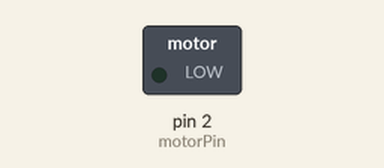
A sketch run on a simulated Arduino Uno, built with avr-gcc and run on an emulated ATmega328P. Parts: switched loads named in the sketch (green lamp = pin HIGH).

Above: at 1.0 s.
At 5.5 s:
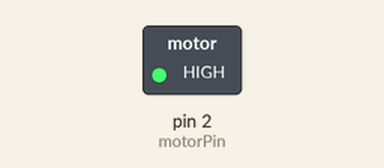
Timing chart, 0 to 6.9 s (numbered marks = the images above):
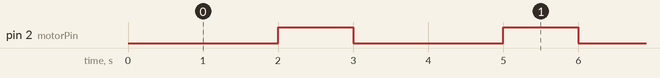

Measured:
- by itself, pin 2 (motorPin): alternates HIGH for 1.0 s and LOW for 2.0 s

The sketch:

barrel_sieve.ino
```cpp
const int motorPin = 2;
void setup() {
  // put your setup code here, to run once:
pinMode (motorPin, OUTPUT);
}
void loop() {
   delay(1000);
  digitalWrite(motorPin, LOW);
     delay(1000);
  digitalWrite(motorPin, HIGH);
  delay(1000);
  digitalWrite(motorPin, LOW);
}
```
